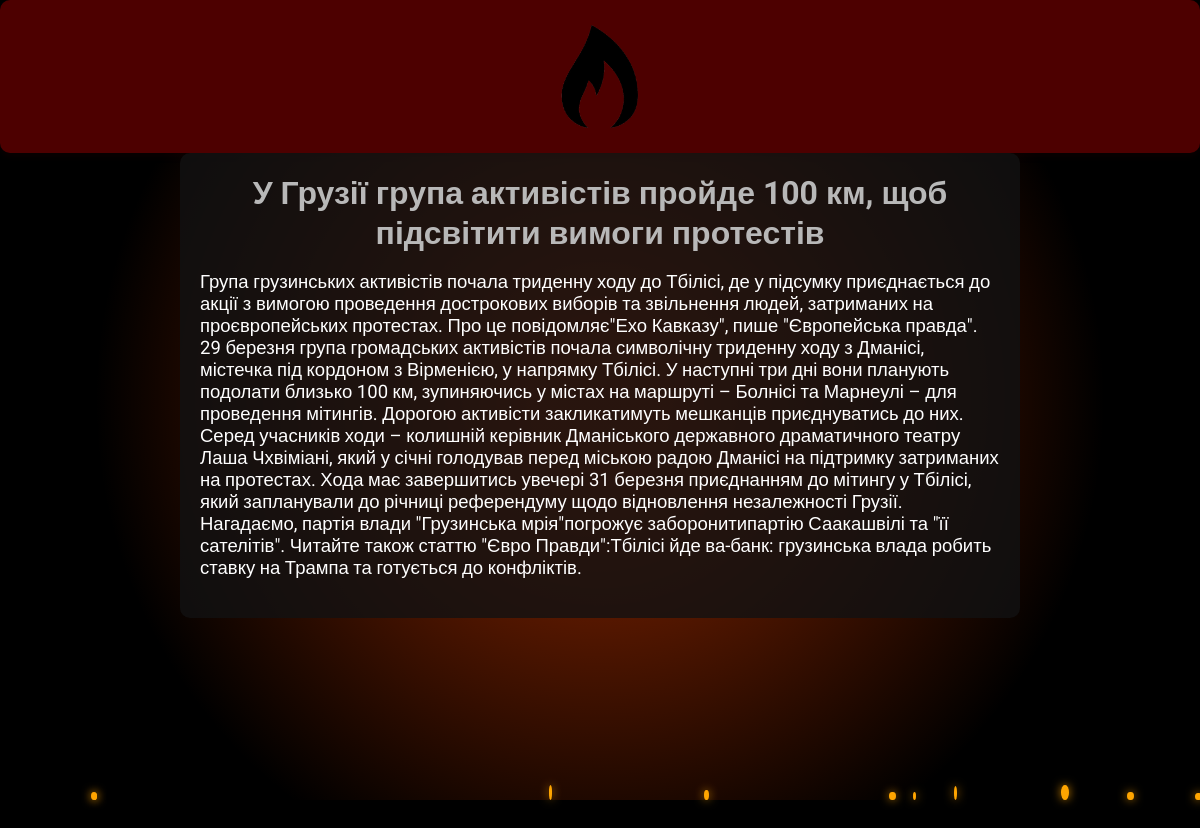
The app's page /article/1 with its own data.
### tables this page shows
CREATE TABLE articles (
            id INTEGER PRIMARY KEY AUTOINCREMENT,
            title TEXT UNIQUE,
            content TEXT,
            url TEXT UNIQUE
        );

### main.py (the view)
@app.route('/article/<int:id>')
def article(id):
    conn = sqlite3.connect(DB_NAME)
    cursor = conn.cursor()
    cursor.execute('SELECT title, content FROM articles WHERE id = ?', (id,))
    article = cursor.fetchone()
    conn.close()
    if article:
        title_fixed = fix_spacing(article[0])
        content_fixed = fix_spacing(article[1])
        return render_template('article.html', title=title_fixed, content=content_fixed)
    return "Статья не знайдена", 404

### main.py (called while the page is built)
def fix_spacing(text):
    if not text:
        return ""
    fixed_text = ""
    prev_char = ""
    for char in text:
        if char.isupper() and prev_char and prev_char.islower():
            fixed_text += " "
        elif char == "." and prev_char and prev_char != " ":
            fixed_text += ". "
            prev_char = char
            continue
        fixed_text += char
        prev_char = char
    return fixed_text

### templates/article.html (shortened to what this page needs)
<html>
    <head>
        <link rel="stylesheet" href="{{ url_for('static', filename='styles.css') }}">
    </head>
    <body>
        <video class="video-background" autoplay loop muted>
            <source src="{{ url_for('static', filename='fire.mp4') }}" type="video/mp4">
        </video>
        <header class="header">
            <div class="header-content">
                <a href="{{ url_for('index') }}" class="home-link">
                    <img src="{{ url_for('static', filename='logo.png') }}" alt="Останні новини" class="logo">
                </a>
            </div>
        </header>
        <div class="container">
            <h1>{{ title }}</h1>
            <p>{{ content }}</p>
        </div>
        <div class="fire-container" id="fire-container"></div>
    </body>
</html>

### static/styles.css (style rules this page uses)
body { font-family: 'Roboto', sans-serif; margin: 0; padding: 0; background-size: cover; background-position: center; background-attachment: fixed; color: white; font-size: 18.5px; }
.container { width: 80%; max-width: 800px; margin: 0 auto; padding: 20px; background-color: rgba(18, 18, 18, 0.8); border-radius: 10px; }
h1 { font-size: 32px; color: rgb(184, 184, 184); margin: 0; line-height: 40px; display: inline-block; text-align: center; }
.home-link { text-decoration: none; color: white; transition: color 0.3s ease, text-shadow 0.3s ease; display: inline-block; padding: 10px 20px; width: auto; }
.header { display: flex; justify-content: center; align-items: center; padding: 15px 0; background-color: #4d0000; border-radius: 10px; box-shadow: 0px 4px 6px rgba(44, 0, 0, 0.2); }
.header-content { display: flex; align-items: center; gap: 20px; }
.logo { max-width: 180px; height: auto; transition: transform 0.3s ease; }

### templates/article.html (style rules this page uses)
body { margin: 0; padding: 0; background: black; font-family: 'Roboto', sans-serif; min-height: 200vh; overflow-y: auto; }
.fire-container { position: fixed; top: 0; left: 0; width: 100%; height: 100vh; z-index: -1; background: radial-gradient(circle, rgba(255,69,0,0.5) 10%, rgba(0,0,0,0) 70%); }
.video-background { position: absolute; top: 0; left: 0; width: 100%; height: 100vh; object-fit: cover; z-index: -2; }

### records on screen
articles: title "У Грузії група активістів пройде 100 км, щоб підсвітити вимоги протестів", content "Група грузинських активістів почала триденну ходу до Тбілісі, де у підсумку приєднається до акції з вимогою проведення дострокових виборів та звільнення людей, затриманих на проєвропейських протестах. Про це повідомляє\"Ехо Кавказу\", пише \"Європейська правда\". 29 березня група громадських активістів почала символічну триденну ходу з Дманісі, містечка під кордоном з Вірменією, у напрямку Тбілісі. У наступні три дні вони планують подолати близько 100 км, зупиняючись у містах на маршруті – Болнісі та Марнеулі – для проведення мітингів. Дорогою активісти закликатимуть мешканців приєднуватись до них. Серед учасників ходи – колишній керівник Дманіського державного драматичного театру Лаша…"
